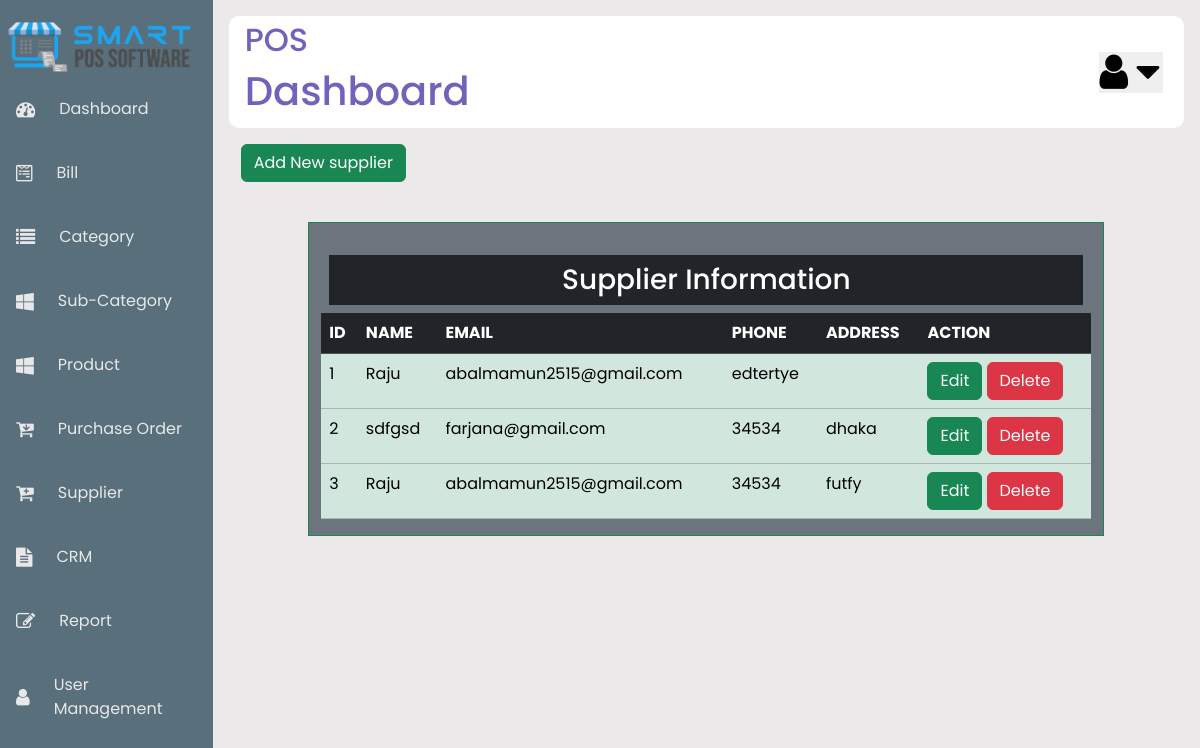
The page /view_supplier.php on the database as committed earlier.
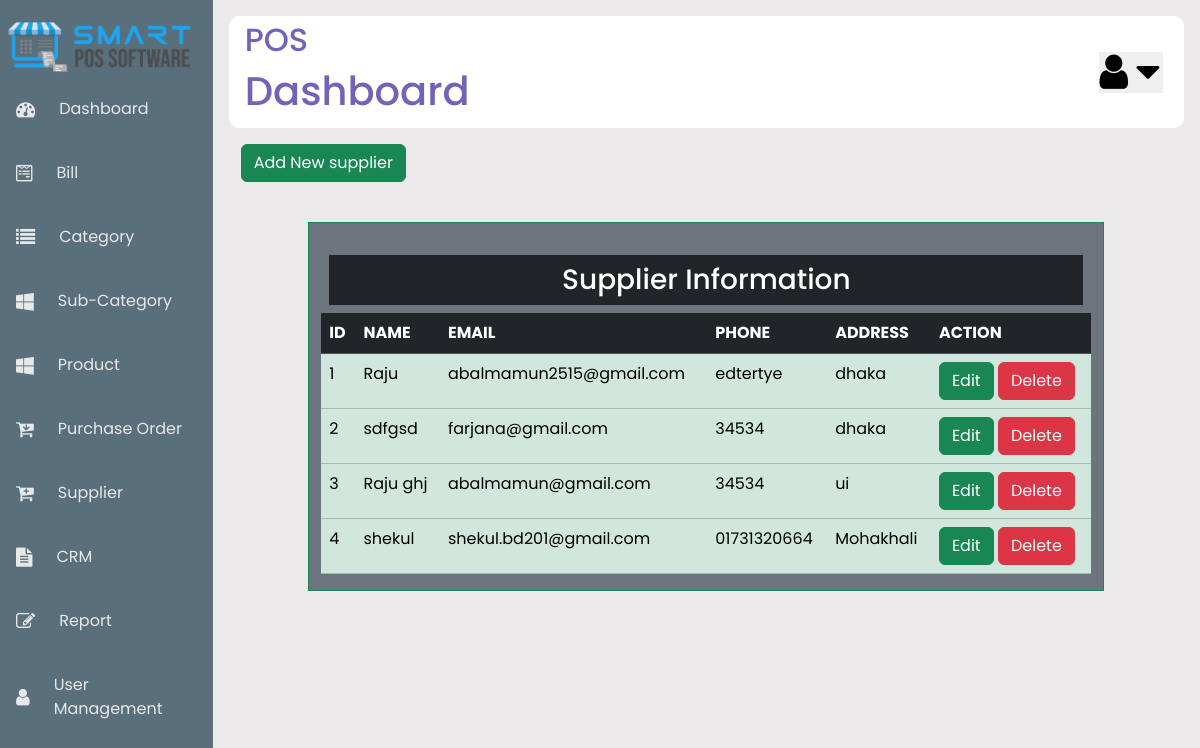
The same page on the database as committed later.
### tables this page shows
CREATE TABLE `suppliers` (
  `id` int(11) NOT NULL,
  `name` varchar(120) DEFAULT NULL,
  `email` varchar(100) DEFAULT NULL,
  `phone` varchar(50) DEFAULT NULL,
  `address` varchar(200) DEFAULT NULL
);

### view_supplier.php (the view, shortened to what this page needs)
<?php
    include("includes/header.php");
    include("includes/sidebar.php");
    include("includes/nav.php");
?>
<?php
$conn = mysqli_connect('localhost','root','','pos_project');
?>
<head>
<link href="https://cdn.jsdelivr.net/npm/bootstrap@5.3.3/dist/css/bootstrap.min.css" rel="stylesheet">
</head>
   <div class="container">
    <div class="row">
    <p>
    <span class='btn btn-success'><a href='insert_supplier.php' class='text-white text-decoration-none'>Add New supplier</a></span>
    </p>
        <div class="col-sm-1"></div>
        <div class="col-sm-10 pt-4 mt-4 border border-success bg-secondary text-white">
            <h3 class="text-center p-2 m-2 bg-dark text-white">Supplier Information</h3>
            <?php
            $sql = 'SELECT * FROM suppliers';
            $query = mysqli_query($conn, $sql);
            echo "<table class='table table-success'>
             <tr class='table-dark'>
                <th>ID</th>
                <th>NAME</th>
                <th>EMAIL</th>
                <th>PHONE</th>
                <th>ADDRESS</th>
                <th>ACTION</th>
             </tr>";
           while ($data = mysqli_fetch_assoc($query)){
            $id = $data['id'];
            $name = $data['name'];
            $email = $data['email'];
            $phone = $data['phone'];
            $address = $data['address'];
            echo "<tr>
                    <td>$id</td>
                    <td>$name</td>
                    <td>$email</td>
                    <td>$phone</td>
                    <td>$address</td>
                    <td>
                    <span class='btn btn-success'><a href='edit_supplier.php?id=$id' class='text-white text-decoration-none'>Edit</a></span>
                    <span class='btn btn-danger'><a href='view_supplier.php?deleteid=$id' class='text-white text-decoration-none'>Delete</a></span>
                    </td>
                </tr>";
           }
            ?>
        </div>
    </div>
   </div>
   <?php
    include("includes/footer.php");
?>

### includes/header.php (shortened to what this page needs)
<!DOCTYPE html>
<html lang="en">
<head>
    <link rel="stylesheet" href="style.css">
    <link rel="stylesheet"
    href="https://cdnjs.cloudflare.com/ajax/libs/font-awesome/4.7.0/css/font-awesome.min.css">
</head>

### includes/sidebar.php (shortened to what this page needs)
<body>
    <div class="sidebar">
        <div class="logo"><img src="logo/logopic.png" alt=""></div>
        <ul class="menu">
            <li>
                <a href="dashboard.php">
                    <i class="fa fa-dashboard"></i>
                    <span>Dashboard</span>
                </a>
            </li>
            <li>
                <a href="#">
                    <i class="fa fa-wpforms"></i>
                    <span>Bill</span>
                </a>
            </li>
            <li>
                <a href="category.php">
                    <i class="fa fa-list"></i>
                    <span>Category</span>
                </a>
            </li>
            <li>
                <a href="insert_subcategory.php">
                    <i class="fa fa-windows"></i>
                    <span>Sub-Category</span>
                </a>
            </li>
            <li>
                <a href="insert_product.php">
                    <i class="fa fa-windows"></i>
                    <span>Product</span>
                </a>
            </li>
            <li>
                <a href="#">
                    <i class="fa fa-cart-arrow-down"></i>
                    <span>Purchase Order</span>
                </a>
            </li>
            <li>
                <a href="insert_supplier.php">
                    <i class="fa fa-cart-plus"></i>
                    <span>Supplier</span>
                </a>
            </li>
            <li>
                <a href="#">
                    <i class="fa fa-file-text"></i>
                    <span>CRM</span>
                </a>
            </li>
            <li>
                <a href="#">
                    <i class="fa fa-edit"></i>
                    <span>Report</span>
                </a>
            </li>
            <li class="dropdown-container"><a href="#">
                <i class="fa fa-user"></i>
               <span> User Management</span>
            </a>
            </li>
        </ul>
    </div>

### includes/nav.php (shortened to what this page needs)
<div class="main--content">
        <div class="header--wrapper">
            <div class="header--title">
                <h2>POS</h2>
                <h1>Dashboard</h1>
            </div>
            <div class="user--info">
                <button class="dropbtn">
                <i class="fa fa-user"></i>
                    <i class="fa fa-caret-down"></i>
                  </button>
            </div>
        </div>

### includes/footer.php (shortened to what this page needs)
    </div>
</body>
</html>

### style.css (style rules this page uses)
* { margin: 0; padding: 0; border: none; outline: none; box-sizing: border-box; font-family: 'Poppins', sans-serif; }
body { display: flex; }
.sidebar { position: sticky; top: 0; left: 0; bottom: 0; width: 260px; height: 100rem; color:whitesmoke; background: #596f7b; }
.logo img { width: 200px; padding-top: 20px; }
.menu { height: 88%; position: relative; list-style: none; padding: 0; }
.menu li { padding: 1rem; margin: 8px 0; border-radius: 8px; }
.menu a { color: #e8e8e8; font-size: 16px; text-decoration: none; display: flex; align-items: center; gap: 1.5rem; }
.menu a span { overflow: hidden; }
.menu a i { font-size: 1.2rem; }
.main--content { position: relative; background: #ebe9e9; width: 100%; padding: 1rem ; }
.header--wrapper { display: flex; justify-content: space-between; align-items: center; flex-wrap: wrap; background: #fff; border-radius: 10px; padding: 5px 1rem; margin-bottom: 1rem; }
.header--title { color: rgb(113, 99, 186, 255); }
.user--info { font-size: 16px; align-items: center; border: none; outline: none; color: rgb(104, 109, 105); padding: 14px 5px; background-color: inherit; font-family: inherit; margin: 0; float: right; overflow: hidden; }
.user--info i { height: 40px; width: 30px; font-size: 40px; }

Rows that differ between the two databases and show on the page:
changed suppliers "Raju": address (not shown) → "dhaka"
changed suppliers id 3: name "Raju" → "Raju ghj"; email "abalmamun2515@gmail.com" → "abalmamun@gmail.com"; address "futfy" → "ui"
added suppliers: id "4", name "shekul", email "shekul.bd201@gmail.com", phone "01731320664", address "Mohakhali"
